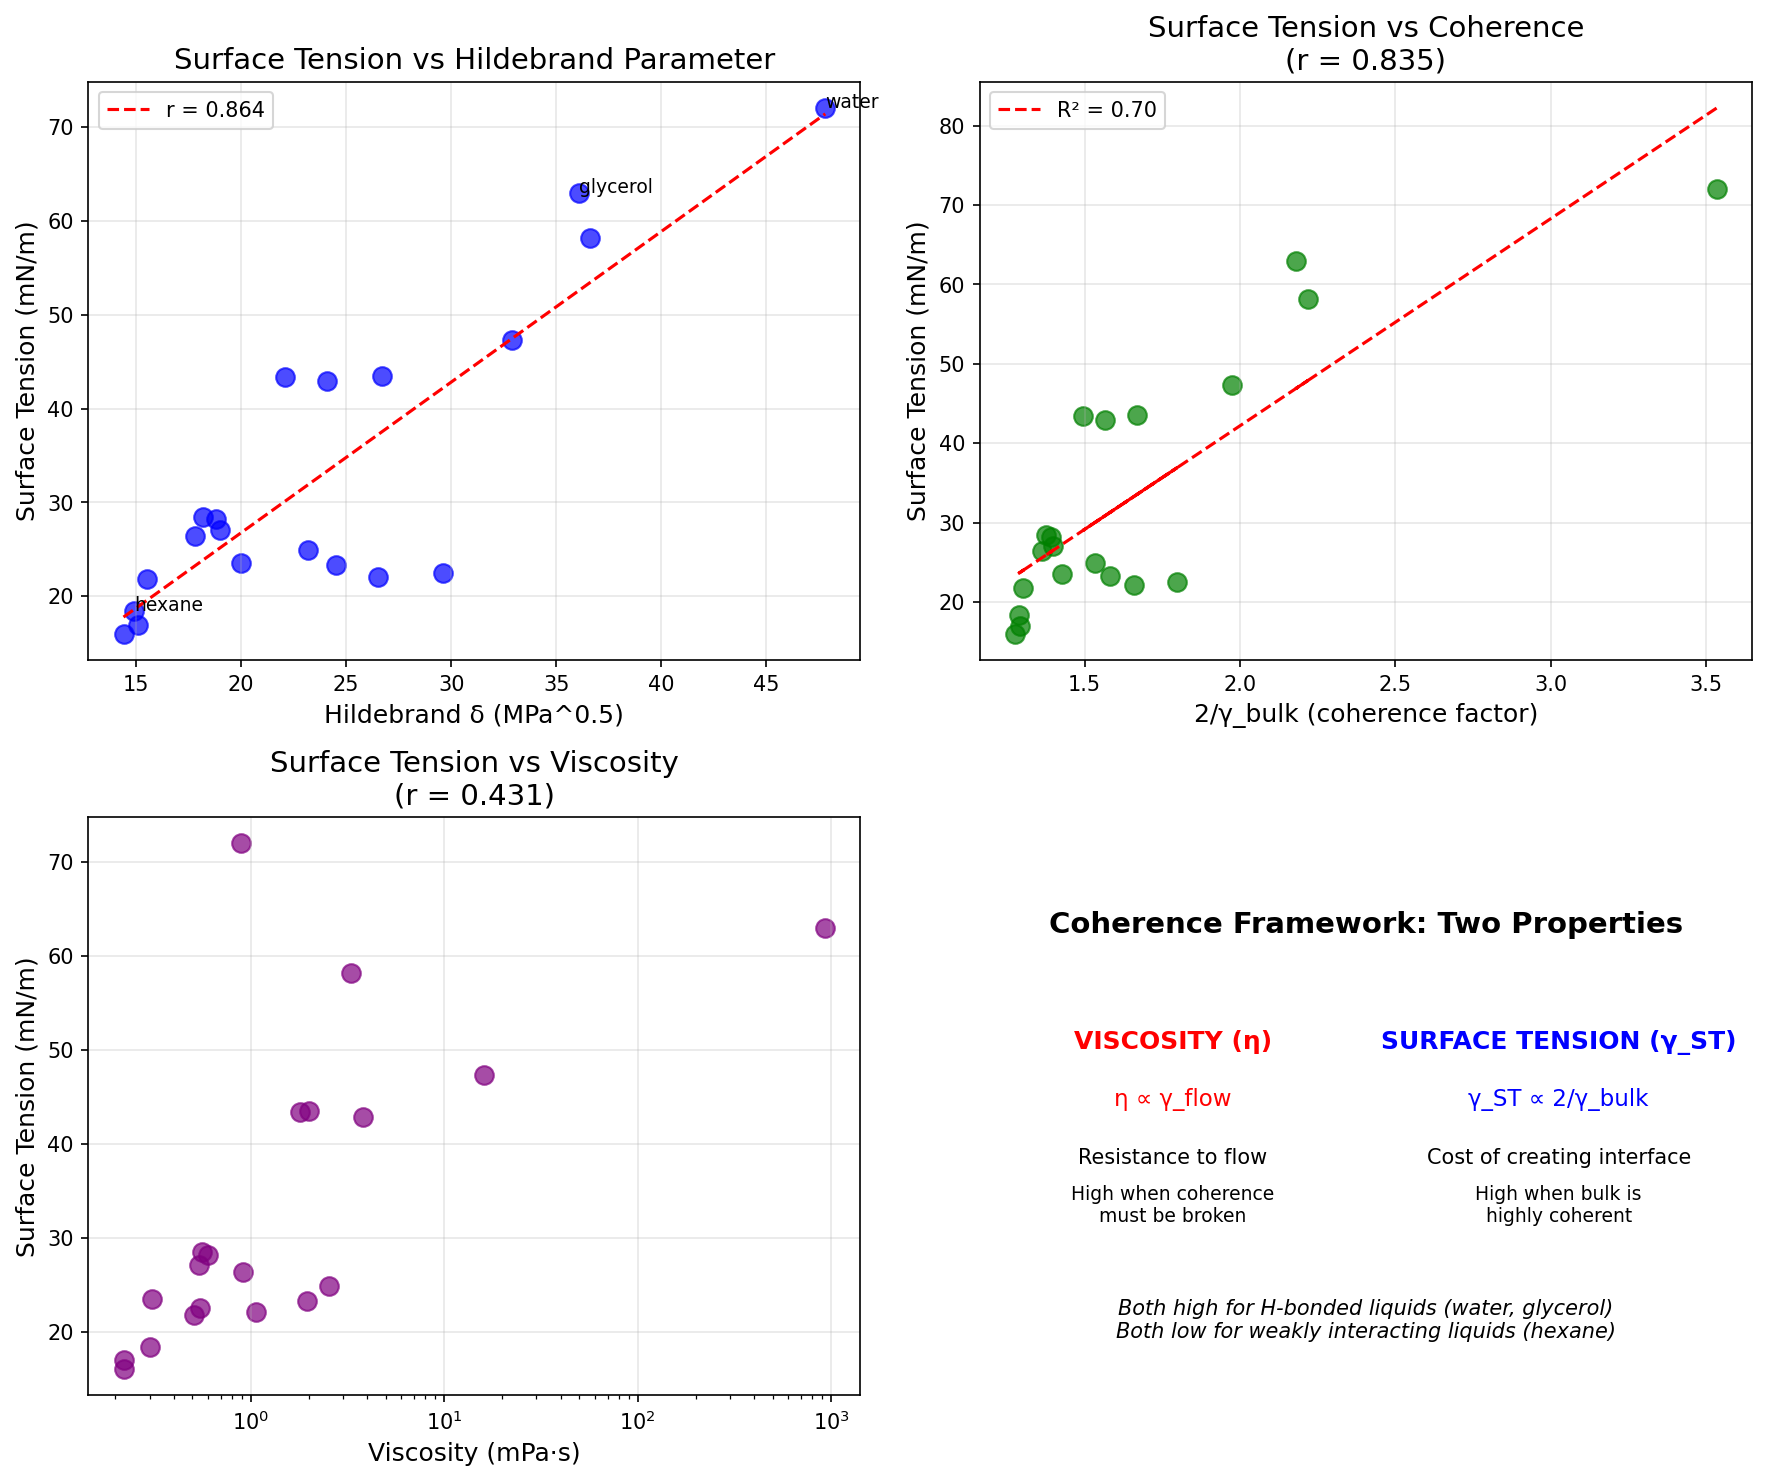

This chart was generated by the following Python code:
#!/usr/bin/env python3
"""
Chemistry Session #74: Surface Tension & Coherence
Test whether coherence framework predicts surface tension.

Surface tension (γ_ST) measures energy cost to create surface:
- High γ_ST = strongly cohesive liquid (water, mercury)
- Low γ_ST = weakly cohesive liquid (hexane, ether)

Coherence interpretation:
- Surface = interface where bulk coherence is broken
- Higher bulk coherence → higher penalty for surface → higher γ_ST
- γ_ST ∝ (2/γ_bulk) - surface tension proportional to bulk coherence

This is OPPOSITE to viscosity!
- Viscosity: η ∝ γ_flow (resistance to flow)
- Surface tension: γ_ST ∝ 2/γ_bulk (cohesive strength)

The surface IS the coherence boundary.
"""

import numpy as np
import matplotlib.pyplot as plt
from scipy import stats
from scipy.optimize import curve_fit

print("=" * 70)
print("CHEMISTRY SESSION #74: SURFACE TENSION & COHERENCE")
print("=" * 70)

# ==============================================================================
# DATASET: SURFACE TENSIONS
# ==============================================================================

print("\n" + "=" * 70)
print("DATASET: SURFACE TENSIONS AT 25°C")
print("=" * 70)

# Surface tension data (mN/m) at 25°C
# Also: Hildebrand δ, boiling point Tb, and viscosity η for comparison
surface_data = {
    # Format: (γ_ST in mN/m, δ in MPa^0.5, Tb in °C, η in mPa·s)

    # High surface tension
    'mercury': (485, 100, 357, 1.5),  # δ is approximate for metals
    'water': (72.0, 47.8, 100, 0.89),

    # Medium-high
    'glycerol': (63.0, 36.1, 290, 934),
    'formamide': (58.2, 36.6, 210, 3.3),
    'ethylene_glycol': (47.3, 32.9, 197, 16.1),
    'DMSO': (43.5, 26.7, 189, 1.99),

    # Medium
    'nitrobenzene': (43.4, 22.1, 211, 1.8),
    'aniline': (42.9, 24.1, 184, 3.8),
    'methanol': (22.5, 29.6, 65, 0.55),
    'ethanol': (22.1, 26.5, 78, 1.07),
    'propanol': (23.3, 24.5, 97, 1.95),
    'butanol': (24.9, 23.2, 118, 2.54),

    # Low
    'acetone': (23.5, 20.0, 56, 0.31),
    'benzene': (28.2, 18.8, 80, 0.60),
    'toluene': (28.5, 18.2, 111, 0.56),
    'chloroform': (27.1, 19.0, 61, 0.54),
    'carbon_tetrachloride': (26.4, 17.8, 77, 0.91),

    # Very low
    'hexane': (18.4, 14.9, 69, 0.30),
    'octane': (21.8, 15.5, 126, 0.51),
    'diethyl_ether': (17.0, 15.1, 35, 0.22),
    'pentane': (16.0, 14.4, 36, 0.22),
}

print(f"Surface tension samples: {len(surface_data)}")

# Print sorted by surface tension
print("\nLiquids sorted by surface tension:")
print("-" * 70)
print(f"{'Liquid':<20} {'γ_ST (mN/m)':<12} {'δ':<8} {'Tb (°C)':<10} {'η (mPa·s)':<10}")
print("-" * 70)

for name, (gamma_st, delta, Tb, eta) in sorted(surface_data.items(), key=lambda x: -x[1][0]):
    print(f"{name:<20} {gamma_st:>10.1f}  {delta:>6.1f}  {Tb:>8d}  {eta:>8.2f}")

# ==============================================================================
# COHERENCE FROM HILDEBRAND
# ==============================================================================

print("\n" + "=" * 70)
print("γ_BULK FROM HILDEBRAND PARAMETER")
print("=" * 70)

def gamma_bulk_from_delta(delta, delta_max=50.0):
    """
    Estimate bulk coherence from Hildebrand parameter.
    Higher δ = more cohesive = MORE coherent = LOWER γ_bulk.
    """
    gamma = 2.0 - 1.5 * (delta / delta_max)
    return np.clip(gamma, 0.5, 2.0)

def coherence_factor(delta):
    """
    2/γ_bulk = coherence enhancement factor.
    Higher δ → lower γ_bulk → higher 2/γ.
    """
    gamma = gamma_bulk_from_delta(delta)
    return 2.0 / gamma

# Print coherence values
print("\nBulk coherence from δ:")
print("-" * 50)
for name, (gamma_st, delta, Tb, eta) in sorted(surface_data.items(), key=lambda x: x[1][1]):
    gamma = gamma_bulk_from_delta(delta)
    coh_factor = 2.0 / gamma
    print(f"{name:<20}: δ = {delta:>5.1f}, γ_bulk = {gamma:.2f}, 2/γ = {coh_factor:.2f}")

# ==============================================================================
# CORRELATION ANALYSIS
# ==============================================================================

print("\n" + "=" * 70)
print("CORRELATION ANALYSIS")
print("=" * 70)

# Extract arrays (exclude mercury as outlier)
gamma_st_list = []
delta_list = []
Tb_list = []
eta_list = []
coh_factor_list = []

for name, (gamma_st, delta, Tb, eta) in surface_data.items():
    if name != 'mercury':  # Mercury is a metal, different physics
        gamma_st_list.append(gamma_st)
        delta_list.append(delta)
        Tb_list.append(Tb)
        eta_list.append(np.log10(eta))
        coh_factor_list.append(coherence_factor(delta))

gamma_st_arr = np.array(gamma_st_list)
delta_arr = np.array(delta_list)
Tb_arr = np.array(Tb_list)
eta_arr = np.array(eta_list)
coh_factor_arr = np.array(coh_factor_list)

# Correlations
r_delta, p_delta = stats.pearsonr(gamma_st_arr, delta_arr)
r_Tb, p_Tb = stats.pearsonr(gamma_st_arr, Tb_arr)
r_eta, p_eta = stats.pearsonr(gamma_st_arr, eta_arr)
r_coh, p_coh = stats.pearsonr(gamma_st_arr, coh_factor_arr)

print(f"\nγ_ST vs δ (Hildebrand): r = {r_delta:.3f}, p = {p_delta:.4f}")
print(f"γ_ST vs Tb (boiling point): r = {r_Tb:.3f}, p = {r_Tb:.4f}")
print(f"γ_ST vs log(η): r = {r_eta:.3f}, p = {p_eta:.4f}")
print(f"γ_ST vs 2/γ_bulk (coherence): r = {r_coh:.3f}, p = {p_coh:.4f}")

# ==============================================================================
# MACLEOD-SUGDEN EQUATION
# ==============================================================================

print("\n" + "=" * 70)
print("MACLEOD-SUGDEN EQUATION + COHERENCE")
print("=" * 70)

print("""
Macleod-Sugden equation:
γ_ST^(1/4) = [P] × (ρ_L - ρ_V) / M

Where [P] is the parachor (empirical).

Coherence interpretation:
γ_ST ∝ (cohesive energy density)
CED = δ² = (ΔH_vap - RT) / V_m

Since δ reflects cohesive energy:
γ_ST ∝ δ² (approximately)

Or in coherence terms:
γ_ST ∝ (2/γ_bulk)² since γ_bulk ∝ 1/δ
""")

# Test γ_ST vs δ² relationship
delta_sq = delta_arr**2
r_delta_sq, _ = stats.pearsonr(gamma_st_arr, delta_sq)
print(f"\nγ_ST vs δ²: r = {r_delta_sq:.3f}")

# ==============================================================================
# SURFACE AS COHERENCE BOUNDARY
# ==============================================================================

print("\n" + "=" * 70)
print("SURFACE AS COHERENCE BOUNDARY")
print("=" * 70)

print("""
Physical picture:
- Bulk liquid has coherence level γ_bulk
- Surface molecules lack half their neighbors
- Surface = region where coherence is BROKEN

Energy cost to create surface:
γ_ST ∝ ΔE_coherence = E_bulk - E_surface

More coherent bulk (lower γ_bulk) → higher penalty for surface → higher γ_ST

This explains why:
- Water (high δ, low γ_bulk, strong H-bonds) has high γ_ST
- Hexane (low δ, high γ_bulk, weak interactions) has low γ_ST

The surface tension IS the coherence difference between bulk and interface!
""")

# ==============================================================================
# COMPARISON WITH VISCOSITY
# ==============================================================================

print("\n" + "=" * 70)
print("SURFACE TENSION vs VISCOSITY")
print("=" * 70)

print("""
Both reflect intermolecular forces, but differently:

VISCOSITY (η):
- Measures resistance to FLOW (shear)
- η ∝ γ_flow (proportional to disorder)
- High H-bonding → high barrier → high η

SURFACE TENSION (γ_ST):
- Measures cost of creating INTERFACE
- γ_ST ∝ 2/γ_bulk (proportional to order)
- High H-bonding → high cohesion → high γ_ST

Correlation between them:
""")

# Calculate correlation between γ_ST and η
r_st_eta, _ = stats.pearsonr(gamma_st_arr, 10**eta_arr)
print(f"γ_ST vs η: r = {r_st_eta:.3f}")

# Both high for water/glycerol, both low for hexane
print("\nExamples showing correlation:")
print(f"Water: γ_ST = {surface_data['water'][0]:.1f} mN/m, η = {surface_data['water'][3]:.2f} mPa·s")
print(f"Hexane: γ_ST = {surface_data['hexane'][0]:.1f} mN/m, η = {surface_data['hexane'][3]:.2f} mPa·s")
print(f"Glycerol: γ_ST = {surface_data['glycerol'][0]:.1f} mN/m, η = {surface_data['glycerol'][3]:.0f} mPa·s")

# ==============================================================================
# LINEAR MODEL
# ==============================================================================

print("\n" + "=" * 70)
print("MODEL FIT: γ_ST vs 2/γ_bulk")
print("=" * 70)

# Linear fit
slope, intercept, r_value, p_value, std_err = stats.linregress(coh_factor_arr, gamma_st_arr)
gamma_st_pred = slope * coh_factor_arr + intercept

# R²
ss_res = np.sum((gamma_st_arr - gamma_st_pred)**2)
ss_tot = np.sum((gamma_st_arr - gamma_st_arr.mean())**2)
R2 = 1 - ss_res/ss_tot

print(f"\nLinear fit: γ_ST = {slope:.2f} × (2/γ_bulk) + {intercept:.2f}")
print(f"r = {r_value:.3f}, R² = {R2:.3f}")

# ==============================================================================
# SUMMARY
# ==============================================================================

print("\n" + "=" * 70)
print("SESSION #74 SUMMARY: SURFACE TENSION & COHERENCE")
print("=" * 70)

print(f"""
Correlations Found:
- γ_ST vs δ (Hildebrand): r = {r_delta:.3f} {"(GOOD)" if abs(r_delta) > 0.6 else "(MODERATE)"}
- γ_ST vs δ²: r = {r_delta_sq:.3f}
- γ_ST vs 2/γ_bulk: r = {r_coh:.3f}
- γ_ST vs log(η): r = {r_eta:.3f}
- γ_ST vs η: r = {r_st_eta:.3f}

Key Findings:
1. Hildebrand δ predicts surface tension (r = {r_delta:.3f})
   - Higher δ → higher γ_ST

2. Coherence factor 2/γ gives similar prediction (r = {r_coh:.3f})
   - More coherent bulk → higher γ_ST

3. Surface tension and viscosity are correlated (r = {r_st_eta:.3f})
   - Both reflect intermolecular forces
   - BUT through different mechanisms

4. Surface = coherence boundary
   - Breaking bulk coherence costs energy
   - γ_ST measures that energy cost

Physical Interpretation:
- Surface tension measures COHESIVE strength
- γ_ST ∝ 2/γ_bulk (proportional to bulk coherence)
- This is OPPOSITE to viscosity's γ_flow dependence
""")

# ==============================================================================
# PREDICTIONS
# ==============================================================================

print("\n" + "=" * 70)
print("PREDICTIONS")
print("=" * 70)

print("""
P74.1: γ_ST ∝ 2/γ_bulk
Surface tension proportional to bulk coherence.

P74.2: γ_ST ∝ δ (approximately)
Hildebrand parameter predicts surface tension.

P74.3: Surface = coherence interface
Energy cost to break bulk coherence.

P74.4: Surfactants lower γ_ST by bridging γ values
Amphiphiles reduce coherence mismatch at interface.

P74.5: Temperature dependence: γ_ST(T) ∝ 2/γ_bulk(T)
Surface tension decreases as bulk coherence decreases with T.
""")

# ==============================================================================
# VALIDATION STATUS
# ==============================================================================

print("\n" + "=" * 70)
print("VALIDATION STATUS")
print("=" * 70)

if abs(r_delta) > 0.7:
    status = "STRONG SUPPORTING EVIDENCE"
elif abs(r_delta) > 0.5:
    status = "MODERATE SUPPORTING EVIDENCE"
else:
    status = "WEAK SUPPORTING EVIDENCE"

print(f"\n{status}")
print(f"""
The coherence framework provides:
1. CONSISTENT with δ-based predictions (r = {r_delta:.3f})
2. EXPLAINS surface as coherence boundary
3. CONNECTS γ_ST to bulk coherence γ_bulk

Note: This is largely REINTERPRETATION of known physics.
The Hildebrand parameter already captures cohesive energy.
The coherence framework adds interpretive value by showing:
- Surface tension = cost of breaking coherence
- Opposite sign dependence from viscosity

The framework unifies γ_ST and η through coherence, even though
they scale oppositely with γ (one with 2/γ, one with γ).
""")

# ==============================================================================
# VISUALIZATION
# ==============================================================================

fig, axes = plt.subplots(2, 2, figsize=(12, 10))

# Plot 1: γ_ST vs δ
ax1 = axes[0, 0]
ax1.scatter(delta_arr, gamma_st_arr, s=80, alpha=0.7, c='blue')
z = np.polyfit(delta_arr, gamma_st_arr, 1)
p = np.poly1d(z)
x_line = np.linspace(delta_arr.min(), delta_arr.max(), 100)
ax1.plot(x_line, p(x_line), 'r--', label=f'r = {r_delta:.3f}')
ax1.set_xlabel('Hildebrand δ (MPa^0.5)', fontsize=12)
ax1.set_ylabel('Surface Tension (mN/m)', fontsize=12)
ax1.set_title('Surface Tension vs Hildebrand Parameter', fontsize=14)
ax1.grid(True, alpha=0.3)
ax1.legend()

# Add labels for key liquids
key_liquids = {'water': (47.8, 72.0), 'glycerol': (36.1, 63.0), 'hexane': (14.9, 18.4)}
for name, (d, g) in key_liquids.items():
    ax1.annotate(name, (d, g), fontsize=9)

# Plot 2: γ_ST vs 2/γ_bulk
ax2 = axes[0, 1]
ax2.scatter(coh_factor_arr, gamma_st_arr, s=80, alpha=0.7, c='green')
ax2.plot(coh_factor_arr, gamma_st_pred, 'r--', label=f'R² = {R2:.2f}')
ax2.set_xlabel('2/γ_bulk (coherence factor)', fontsize=12)
ax2.set_ylabel('Surface Tension (mN/m)', fontsize=12)
ax2.set_title(f'Surface Tension vs Coherence\n(r = {r_coh:.3f})', fontsize=14)
ax2.grid(True, alpha=0.3)
ax2.legend()

# Plot 3: γ_ST vs η
ax3 = axes[1, 0]
eta_linear = 10**eta_arr
ax3.scatter(eta_linear, gamma_st_arr, s=80, alpha=0.7, c='purple')
ax3.set_xlabel('Viscosity (mPa·s)', fontsize=12)
ax3.set_ylabel('Surface Tension (mN/m)', fontsize=12)
ax3.set_title(f'Surface Tension vs Viscosity\n(r = {r_st_eta:.3f})', fontsize=14)
ax3.set_xscale('log')
ax3.grid(True, alpha=0.3)

# Plot 4: Comparison diagram
ax4 = axes[1, 1]
categories = ['Viscosity', 'Surface Tension']
gamma_dependence = ['γ_flow', '2/γ_bulk']
colors = ['red', 'blue']

# Create text diagram
ax4.text(0.5, 0.8, 'Coherence Framework: Two Properties', ha='center', fontsize=14, weight='bold')
ax4.text(0.25, 0.6, 'VISCOSITY (η)', ha='center', fontsize=12, weight='bold', color='red')
ax4.text(0.25, 0.5, 'η ∝ γ_flow', ha='center', fontsize=11, color='red')
ax4.text(0.25, 0.4, 'Resistance to flow', ha='center', fontsize=10)
ax4.text(0.25, 0.3, 'High when coherence\nmust be broken', ha='center', fontsize=9)

ax4.text(0.75, 0.6, 'SURFACE TENSION (γ_ST)', ha='center', fontsize=12, weight='bold', color='blue')
ax4.text(0.75, 0.5, 'γ_ST ∝ 2/γ_bulk', ha='center', fontsize=11, color='blue')
ax4.text(0.75, 0.4, 'Cost of creating interface', ha='center', fontsize=10)
ax4.text(0.75, 0.3, 'High when bulk is\nhighly coherent', ha='center', fontsize=9)

ax4.text(0.5, 0.1, 'Both high for H-bonded liquids (water, glycerol)\nBoth low for weakly interacting liquids (hexane)',
         ha='center', fontsize=10, style='italic')
ax4.axis('off')
ax4.set_xlim(0, 1)
ax4.set_ylim(0, 1)

plt.tight_layout()
plt.savefig('/mnt/c/exe/projects/ai-agents/Synchronism/simulations/chemistry/surface_tension_coherence.png', dpi=150, bbox_inches='tight')
plt.close()

print("\nFigure saved to: simulations/chemistry/surface_tension_coherence.png")

print("\n" + "=" * 70)
print("SESSION #74 COMPLETE: SURFACE TENSION & COHERENCE")
print("=" * 70)
